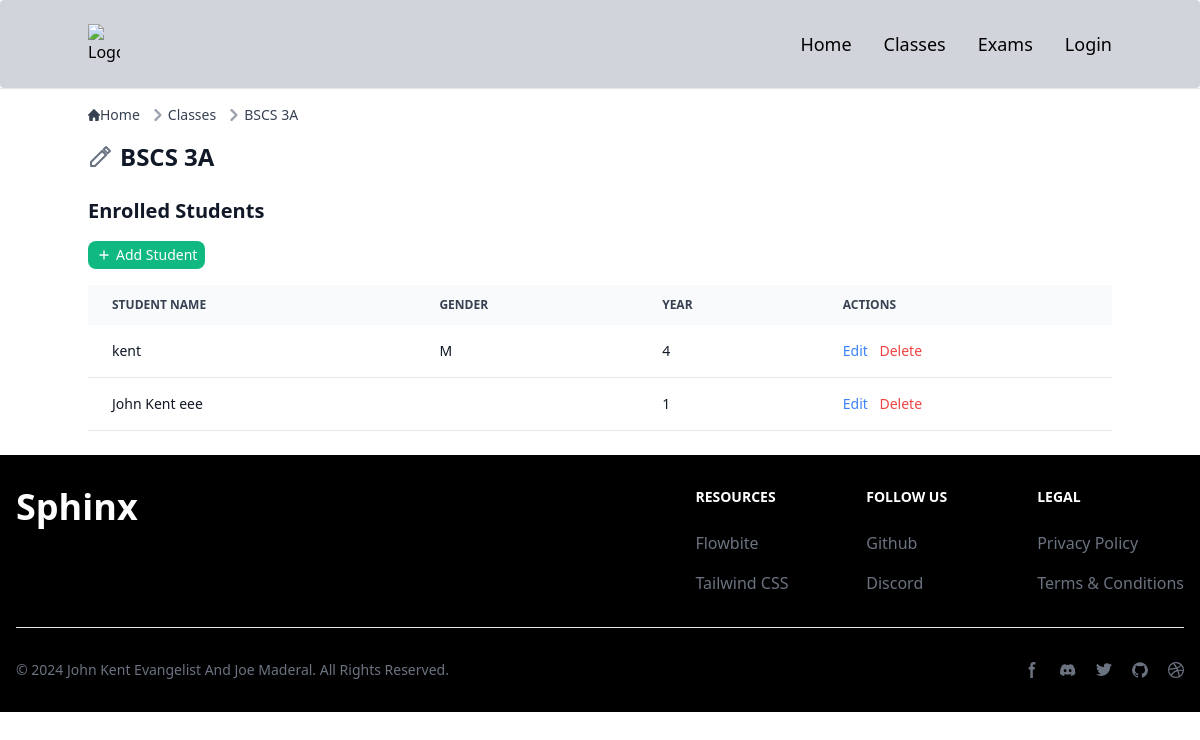
Before: /classes/7/ with the older database file.
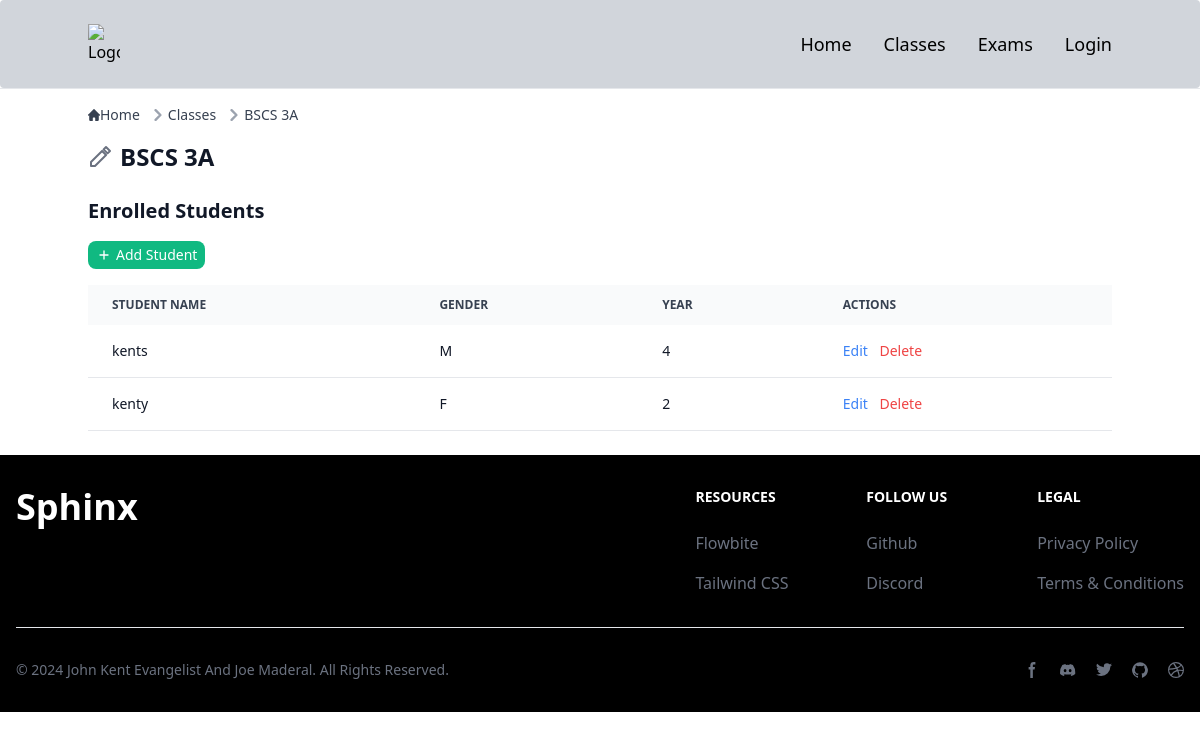
After: the same page with the newer database file.
### smartscoreapp/models.py (models this page shows, shortened)
class Class(models.Model):
    name = models.CharField(max_length=100)
    description = models.TextField(blank=True)
    user = models.ForeignKey(settings.AUTH_USER_MODEL, on_delete=models.CASCADE)

class Student(models.Model):
    GENDER_CHOICES = [
        ('M', 'Male'),
        ('F', 'Female'),
        ('O', 'Other'),
    ]
    name = models.CharField(max_length=100)
    year = models.IntegerField()
    gender = models.CharField(max_length=1, choices=GENDER_CHOICES)
    assigned_class = models.ForeignKey(Class, on_delete=models.CASCADE, related_name='students')

### smartscoreapp/views.py (the view)
# urls.py: path('classes/<int:class_id>/', class_detail_view, name='class_detail'),
def class_detail_view(request, class_id):
    class_instance = get_object_or_404(Class, id=class_id)
    students = class_instance.students.all()
    if request.method == 'POST':
        form = ClassNameForm(request.POST, instance=class_instance)
        if form.is_valid():
            form.save()
            messages.success(request, 'Class name updated successfully.')
            return redirect('class_detail', class_id=class_instance.id)
        else:
            messages.error(request, 'Error updating class name. Please check the form.')
    else:
        form = ClassNameForm(instance=class_instance)
    context = {
        'class': class_instance,
        'students': students,
        'form': form,
    }
    return render(request, 'class_detail.html', context)

### templates/class_detail.html (shortened to what this page needs)
{% extends "base.html" %}
{% block content %}
  <nav class="flex mb-4" aria-label="Breadcrumb">
    <ol class="inline-flex items-center space-x-1 md:space-x-2 rtl:space-x-reverse">
      <li class="inline-flex items-center">
        <a href="{% url 'index' %}" class="inline-flex items-center text-sm font-medium text-gray-700 hover:text-blue-600 dark:text-gray-400 dark:hover:text-white">
          Home
        </a>
      </li>
      <li class="flex items-center">
        <svg class="rtl:rotate-180 w-3 h-3 text-gray-400 mx-1" aria-hidden="true" xmlns="http://www.w3.org/2000/svg" fill="none" viewBox="0 0 6 10">
          <path stroke="currentColor" stroke-linecap="round" stroke-linejoin="round" stroke-width="2" d="m1 9 4-4-4-4"/>
        </svg>
        <a href="{% url 'classes' %}" class="text-sm font-medium text-gray-700 hover:text-blue-600 dark:text-gray-400 dark:hover:text-white">Classes</a>
      </li>
      <li class="flex items-center">
        <svg class="rtl:rotate-180 w-3 h-3 text-gray-400 mx-1" aria-hidden="true" xmlns="http://www.w3.org/2000/svg" fill="none" viewBox="0 0 6 10">
          <path stroke="currentColor" stroke-linecap="round" stroke-linejoin="round" stroke-width="2" d="m1 9 4-4-4-4"/>
        </svg>
        <span class="text-sm font-medium text-gray-700 dark:text-gray-400">{{ class.name }}</span>
      </li>
    </ol>
  </nav>
  <div class="mb-6 flex items-center cursor-pointer" onclick="openUpdateClassModal()">
    <h1 class="text-2xl font-semibold text-gray-900 dark:text-white" onclick="openUpdateClassModal()">{{ class.name }}</h1>
  </div>
  <h2 class="text-xl font-semibold text-gray-900 dark:text-white mb-4">Enrolled Students</h2>
  <div class="mb-4">
    <button
      class="flex items-center text-sm text-white bg-green-500 hover:bg-green-600 px-2 py-1 rounded-lg focus:outline-none"
      onclick="openAddStudentModal()">
      <svg class="w-4 h-4 mr-1" fill="none" stroke="currentColor" viewBox="0 0 24 24" xmlns="http://www.w3.org/2000/svg">
        <path stroke-linecap="round" stroke-linejoin="round" stroke-width="2" d="M12 6v6m0 0v6m0-6h6m-6 0H6"></path>
      </svg>
      Add Student
    </button>
  </div>
<div class="relative overflow-x-auto mb-6">
  <table class="w-full text-sm text-left rtl:text-right text-gray-500 dark:text-gray-400">
    <thead class="text-xs text-gray-700 uppercase bg-gray-50 dark:bg-gray-700 dark:text-gray-400">
      <tr>
        <th scope="col" class="px-6 py-3">Student Name</th>
        <th scope="col" class="px-6 py-3">Gender</th>
        <th scope="col" class="px-6 py-3">Year</th>
        <th scope="col" class="px-6 py-3">Actions</th>
      </tr>
    </thead>
    <tbody>
      {% for student in students %}
        <tr class="bg-white border-b dark:bg-gray-800 dark:border-gray-700">
          <td class="px-6 py-4 font-medium text-gray-900 dark:text-white">{{ student.name }}</td>
          <td class="px-6 py-4 text-gray-900 dark:text-white">{{ student.gender }}</td>
          <td class="px-6 py-4 text-gray-900 dark:text-white">{{ student.year }}</td>
          <td class="px-6 py-4">
            <button class="text-blue-500 hover:text-blue-600 dark:text-blue-400 dark:hover:text-blue-500 mr-2"
              onclick="openEditModal('{{ student.id }}', '{{ student.name }}', '{{ student.gender }}', '{{ student.year }}')">Edit</button>
            <button class="text-red-500 hover:text-red-600 dark:text-red-400 dark:hover:text-red-500"
              onclick="openDeleteModal('{{ student.id }}', '{{ student.name }}')">Delete</button>
          </td>
        </tr>
      {% empty %}
        <tr class="bg-white border-b dark:bg-gray-800 dark:border-gray-700">
          <td colspan="4" class="px-6 py-4 text-center text-gray-500 dark:text-gray-400">No students enrolled yet.</td>
        </tr>
      {% endfor %}
    </tbody>
  </table>
</div>
{% endblock %}

### templates/base.html (shortened to what this page needs)
{% load static %}
<!DOCTYPE html>
<html lang="en">
<head>
    <link rel="stylesheet" href="{% static 'output.css' %}">
    <link href="https://cdnjs.cloudflare.com/ajax/libs/tailwindcss/2.2.19/tailwind.min.css" rel="stylesheet">
</head>
<body>
    {% include 'navbar.html' %}
    <hr>
    <div class="container mx-auto mt-4">
        <div>
            {% block content %}
            {% endblock %}
        </div>
    </div>
</body>
</html>
{% include 'footer.html' %}

### templates/navbar.html (shortened to what this page needs)
{% load static %}
<nav class="bg-gray-300 border-gray-200 px-2 sm:px-4 py-6 rounded dark:bg-gray-500">
    <div class="container flex flex-wrap items-center justify-between mx-auto">
        <a href="{% url 'index' %}" class="flex items-center">
            <img src="{% static 'src/images/sphinx-logo.png' %}" class="h-10 w-30" id="sphinx-landing" alt="Logo" />
        </a>
        <div class="hidden w-full md:block md:w-auto" id="mobile-menu">
            <ul class="flex flex-col mt-4 md:flex-row md:space-x-8 md:mt-0 md:text-sm md:font-medium">
                <li>
                    <a href="{% url 'index' %}" class="block py-2 pl-3 pr-4 text-lg {% if request.path == '/' %}text-blue-700{% else %}text-black{% endif %}border-b border-gray-100 hover:bg-gray-50 md:hover:bg-transparent md:border-0 md:hover:text-blue-600 md:p-0 dark:text-gray-400 md:dark:hover:text-white dark:hover:bg-gray-700 dark:hover:text-white md:dark:hover:bg-transparent dark:border-gray-700">Home</a>
                </li>
                <li>
                    <a href="{% url 'classes' %}" class="block py-2 pl-3 pr-4 text-lg {% if request.path == '/classes/' %}text-blue-700{% else %}text-black{% endif %} border-b border-gray-100 hover:bg-gray-50 md:hover:bg-transparent md:border-0 md:hover:text-blue-600 md:p-0 dark:text-gray-400 md:dark:hover:text-white dark:hover:bg-gray-700 dark:hover:text-white md:dark:hover:bg-transparent dark:border-gray-700">Classes</a>
                </li>
                <li>
                    <a href="{% url 'exams' %}" class="block py-2 pl-3 pr-4 text-lg {% if request.path == '/exams/' %}text-blue-700{% else %}text-black{% endif %} border-b border-gray-100 hover:bg-gray-50 md:hover:bg-transparent md:border-0 md:hover:text-blue-600 md:p-0 dark:text-gray-400 md:dark:hover:text-white dark:hover:bg-gray-700 dark:hover:text-white md:dark:hover:bg-transparent dark:border-gray-700">Exams</a>
                </li>
                {% if user.is_authenticated %}
                <li>
                    <a href="{% url 'settings' %}" class="block py-2 pl-3 pr-4 text-lg {% if request.path == '/settings/' %}text-blue-700{% else %}text-black{% endif %} border-b border-gray-100 hover:bg-gray-50 md:hover:bg-transparent md:border-0 md:hover:text-blue-600 md:p-0 dark:text-gray-400 md:dark:hover:text-white dark:hover:bg-gray-700 dark:hover:text-white md:dark:hover:bg-transparent dark:border-gray-700">Settings</a>
                </li>
                <li>
                    <a href="{% url 'logout' %}" class="block py-2 pl-3 pr-4 text-lg text-black hover:bg-gray-50 md:hover:bg-transparent md:border-0 md:hover:text-blue-600 md:p-0 dark:text-gray-400 md:dark:hover:text-white dark:hover:bg-gray-700 dark:hover:text-white md:dark:hover:bg-transparent">Logout</a>
                </li>
                {% else %}
                <li>
                    <a href="{% url 'login' %}" class="block py-2 pl-3 pr-4 text-lg text-black hover:bg-gray-50 md:hover:bg-transparent md:border-0 md:hover:text-blue-600 md:p-0 dark:text-gray-400 md:dark:hover:text-white dark:hover:bg-gray-700 dark:hover:text-white md:dark:hover:bg-transparent">Login</a>
                </li>
                {% endif %}
            </ul>
        </div>
    </div>
</nav>

### templates/footer.html (shortened to what this page needs)
{% load static %}
<footer class="bg-black dark:bg-black-900">
    <div class="mx-auto w-full max-w-screen-xl p-4 py-6 lg:py-8">
        <div class="md:flex md:justify-between">
          <div class="mb-6 md:mb-0">
              <a href="https://flowbite.com/" class="flex items-center">
                  <h1 class="self-center text-4xl font-semibold whitespace-nowrap text-white">Sphinx</h1>
              </a>
          </div>
          <div class="grid grid-cols-2 gap-8 sm:gap-6 sm:grid-cols-3">
              <div>
                  <h2 class="mb-6 text-sm font-semibold uppercase text-white">Resources</h2>
                  <ul class="text-gray-500 dark:text-gray-400 font-medium">
                      <li class="mb-4">
                          <a href="https://flowbite.com/" class="hover:underline">Flowbite</a>
                      </li>
                      <li>
                          <a href="https://tailwindcss.com/" class="hover:underline">Tailwind CSS</a>
                      </li>
                  </ul>
              </div>
              <div>
                  <h2 class="mb-6 text-sm font-semibold uppercase text-white">Follow us</h2>
                  <ul class="text-gray-500 dark:text-gray-400 font-medium">
                      <li class="mb-4">
                          <a href="https://github.com/themesberg/flowbite" class="hover:underline ">Github</a>
                      </li>
                      <li>
                          <a href="https://discord.gg/4eeurUVvTy" class="hover:underline">Discord</a>
                      </li>
                  </ul>
              </div>
              <div>
                  <h2 class="mb-6 text-sm font-semibold uppercase text-white">Legal</h2>
                  <ul class="text-gray-500 dark:text-gray-400 font-medium">
                      <li class="mb-4">
                          <a href="#" class="hover:underline">Privacy Policy</a>
                      </li>
                      <li>
                          <a href="#" class="hover:underline">Terms &amp; Conditions</a>
                      </li>
                  </ul>
              </div>
          </div>
      </div>
      <hr class="my-6 border-gray-200 sm:mx-auto dark:border-gray-700 lg:my-8" />
      <div class="sm:flex sm:items-center sm:justify-between">
          <span class="text-sm text-gray-500 sm:text-center dark:text-gray-400">© 2024 <a href="https://flowbite.com/" class="hover:underline">John Kent Evangelist And Joe Maderal</a>. All Rights Reserved.
          </span>
          <div class="flex mt-4 sm:justify-center sm:mt-0">
              <a href="#" class="text-gray-500 hover:text-white dark:hover:text-white">
                  <svg class="w-4 h-4" aria-hidden="true" xmlns="http://www.w3.org/2000/svg" fill="currentColor" viewBox="0 0 8 19">
                        <path fill-rule="evenodd" d="M6.135 3H8V0H6.135a4.147 4.147 0 0 0-4.142 4.142V6H0v3h2v9.938h3V9h2.021l.592-3H5V3.591A.6.6 0 0 1 5.592 3h.543Z" clip-rule="evenodd"/>
                    </svg>
              </a>
              <a href="#" class="text-gray-500 hover:text-white dark:hover:text-white ms-5">
              </a>
              <a href="#" class="text-gray-500 hover:text-white dark:hover:text-white ms-5">
              </a>
              <a href="#" class="text-gray-500 hover:text-white dark:hover:text-white ms-5">
              </a>
              <a href="#" class="text-gray-500 hover:text-white dark:hover:text-white ms-5">
              </a>
          </div>
      </div>
    </div>
</footer>

Changed rows visible on the page:
removed Student: name "John Kent eee", year "1"
changed Student: name "kent" → "kents"
added Student: name "kenty", gender "F", year "2"
